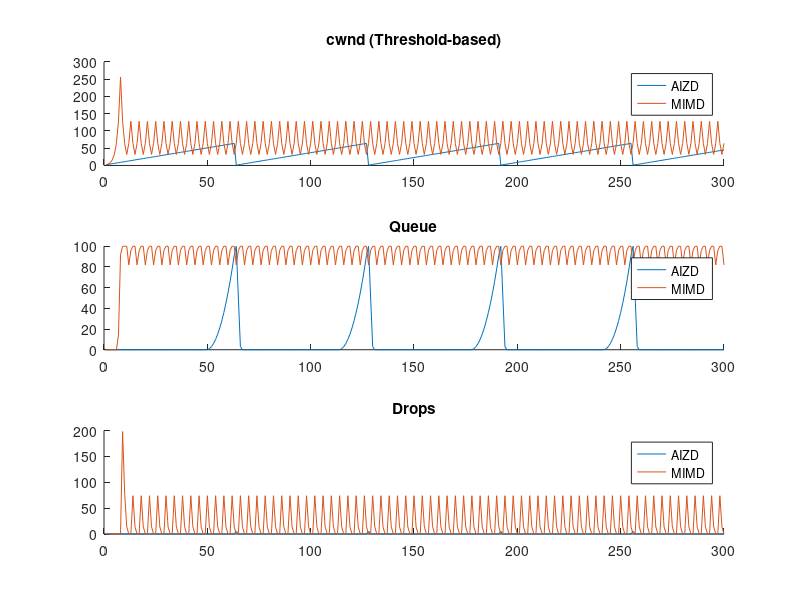

This figure's MATLAB source:
% TCP CONGESTION CONTROL LAB – STARTER CODE

clear; clc; close all;

T = 300;
mu = 50;
K = 100;

algorithms = {'AIZD', 'MIMD'};





for a = 1:length(algorithms)

    algo = algorithms{a};
    cwnd = 1;
    q = 0;
    
    
    cwnd_trace = zeros(1,T);
    q_trace = zeros(1,T);
    drop_trace = zeros(1,T);
    
    for t = 1:T
    
        arrivals = max(cwnd,0);
    
        q = q + arrivals;
    
        served = min(q, mu);
        q = q - served;
    
        if q > K
            drops = q - K;
            q = K;
        else
            drops = 0;
        end
    
        loss_event = (drops > 0);
    
        % Congestion control
        switch algo
                % task
                case 'AIZD'
                    if loss_event
                        cwnd = 0;
                    else
                        cwnd = cwnd + 1;
                    end
    
                % task
                case 'MIMD'
                    if loss_event
                        cwnd = cwnd /2;
                    else
                        cwnd = cwnd * 2;
                    end
    
         end
    
        cwnd = max(cwnd,1);
        cwnd_trace(t) = cwnd;
        q_trace(t) = q;
        drop_trace(t) = drops;
        
    
    end
    %  Plotting 
    subplot(3,1,1);
    hold on;
    plot(cwnd_trace, 'DisplayName', algo);

    subplot(3,1,2);
    hold on;
    plot(q_trace, 'DisplayName', algo);

    subplot(3,1,3);
    hold on;
    plot(drop_trace, 'DisplayName', algo);

end

%  Final Plot Formatting 
subplot(3,1,1);
title('cwnd (Threshold-based)');
legend;

subplot(3,1,2);
title('Queue');
legend;

subplot(3,1,3);
title('Drops');
legend;
